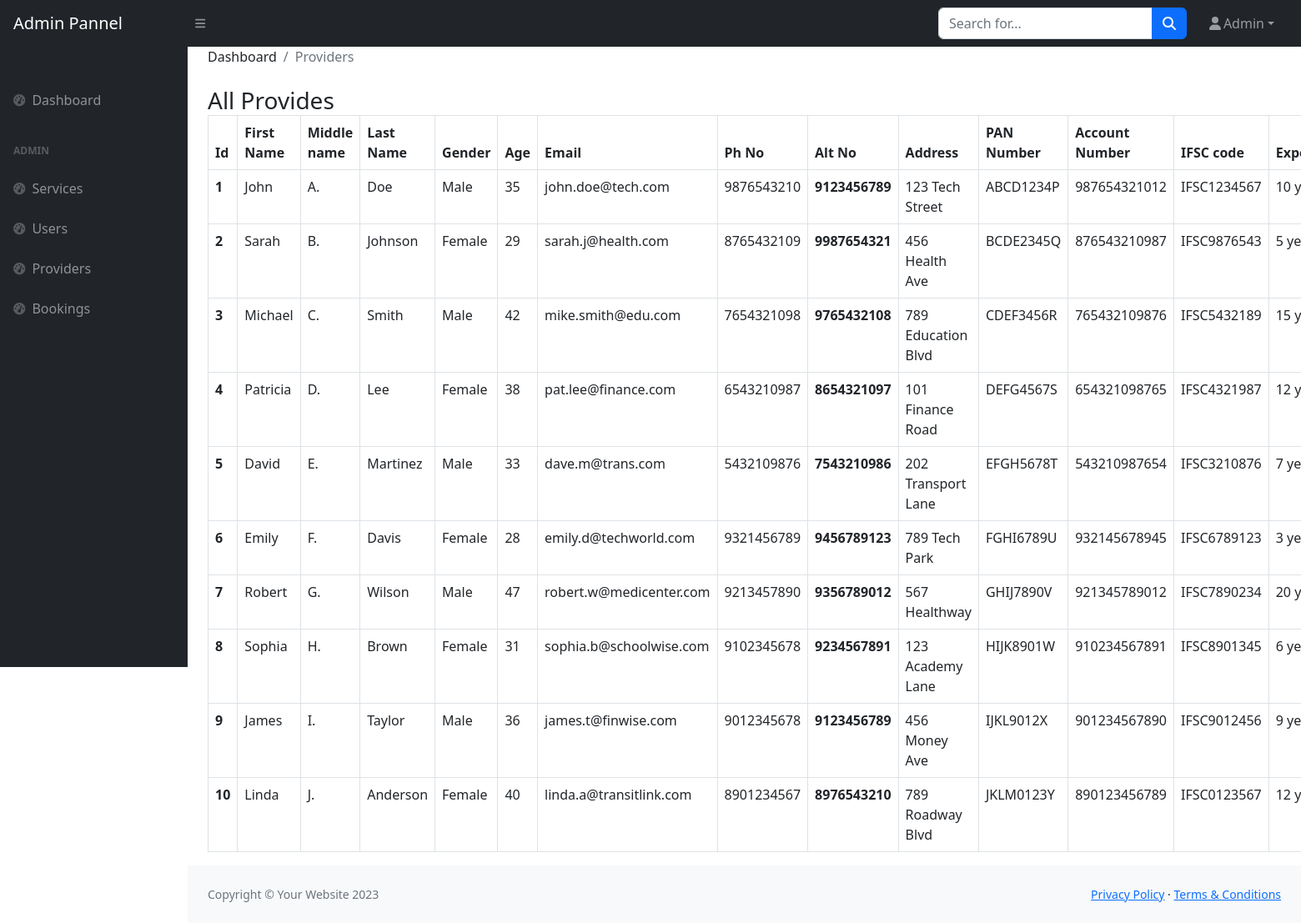
Screenshot of /admin/providers.php (signed in) with the database file from the repository.
### tables this page shows
CREATE TABLE `provider` (
  `pid` int(11) NOT NULL,
  `provider_category_id` int(11) DEFAULT 0,
  `fname` varchar(50) NOT NULL,
  `mname` varchar(50) DEFAULT NULL,
  `lname` varchar(50) NOT NULL,
  `gender` enum('Male','Female','Other') NOT NULL,
  `age` int(11) NOT NULL,
  `email` varchar(50) NOT NULL,
  `con_num` bigint(20) NOT NULL,
  `alt_num` bigint(20) DEFAULT NULL,
  `address` text NOT NULL,
  `password` varchar(255) NOT NULL,
  `pan_card` varchar(20) NOT NULL,
  `acc_num` bigint(20) NOT NULL,
  `ifsc` varchar(255) NOT NULL,
  `experience` varchar(255) DEFAULT NULL,
  `photo` varchar(255) DEFAULT NULL,
  `certificate` varchar(255) DEFAULT NULL,
  `aadhaar` varchar(255) DEFAULT NULL,
  `created_at` timestamp NOT NULL DEFAULT current_timestamp(),
  `updated_at` timestamp NOT NULL DEFAULT current_timestamp() ON UPDATE current_timestamp(),
  `is_deleted` tinyint(1) NOT NULL DEFAULT 0,
  `is_verified` int(11) NOT NULL DEFAULT 0,
  `is_banned` int(11) NOT NULL DEFAULT 0
);

### admin/providers.php (the view, shortened to what this page needs)
<?php require("./components/header.php") ?>
<main>
    <div class="container-fluid px-4">
        <ol class="breadcrumb mb-4">
            <li class="breadcrumb-item">Dashboard</li>
            <li class="breadcrumb-item active">Providers</li>
        </ol>
    </div>
    <div class="container-fluid px-4">
        <h3 class="mb-0">All Provides</h3>
        <table class="table table-bordered table-hover">
            <thead>
                <tr>
                    <th scope="col">Id</th>
                    <th scope="col">First Name</th>
                    <th scope="col">Middle name</th>
                    <th scope="col">Last Name</th>
                    <th scope="col">Gender</th>
                    <th scope="col">Age</th>
                    <th scope="col">Email</th>
                    <th scope="col">Ph No</th>
                    <th scope="col">Alt No</th>
                    <th scope="col">Address</th>
                    <th scope="col">PAN Number</th>
                    <th scope="col">Account Number</th>
                    <th scope="col">IFSC code</th>
                    <th scope="col">Experience</th>
                </tr>
            </thead>
            <tbody>
                <?php
                $sql = "SELECT * FROM provider;";
                $result = mysqli_query($conn, $sql) or die(mysqli_error($conn));
                if (mysqli_num_rows($result) > 0) {
                    while ($row = mysqli_fetch_assoc($result)) {
                ?>
                        <tr>
                            <th><?php echo $row['pid'] ?></th>
                            <td><?php echo $row['fname'] ?></td>
                            <td><?php echo $row['mname'] ?></td>
                            <td><?php echo $row['lname'] ?></td>
                            <td><?php echo $row['gender'] ?></td>
                            <td><?php echo $row['age'] ?></td>
                            <td><?php echo $row['email'] ?></td>
                            <td><?php echo $row['con_num'] ?></th>
                            <th><?php echo $row['alt_num'] ?></td>
                            <td><?php echo $row['address'] ?></td>
                            <td><?php echo $row['pan_card'] ?></td>
                            <td><?php echo $row['acc_num'] ?></td>
                            <td><?php echo $row['ifsc'] ?></td>
                            <td><?php echo $row['experience'] ?></th>
                        </tr>
                <?php
                    }
                } else {
                    echo "No record found";
                }
                ?>
            </tbody>
        </table>
    </div>
</main>
<?php require('./components/footer.php') ?>

### rows the page displays
provider: pid "1", fname "John", mname "A.", lname "Doe", gender "Male", age "35", email "john.doe@tech.com", con_num "9876543210", alt_num "9123456789", address "123 Tech Street", pan_card "ABCD1234P", acc_num "987654321012", ifsc "IFSC1234567", experience "10…"
provider: pid "2", fname "Sarah", mname "B.", lname "Johnson", gender "Female", age "29", email "sarah.j@health.com", con_num "8765432109", alt_num "9987654321", address "456 Health Ave", pan_card "BCDE2345Q", acc_num "876543210987", ifsc "IFSC9876543", experience "5…"
provider: pid "3", fname "Michael", mname "C.", lname "Smith", gender "Male", age "42", email "mike.smith@edu.com", con_num "7654321098", alt_num "9765432108", address "789 Education Blvd", pan_card "CDEF3456R", acc_num "765432109876", ifsc "IFSC5432189", experience "15…"
provider: pid "4", fname "Patricia", mname "D.", lname "Lee", gender "Female", age "38", email "pat.lee@finance.com", con_num "6543210987", alt_num "8654321097", address "101 Finance Road", pan_card "DEFG4567S", acc_num "654321098765", ifsc "IFSC4321987", experience "12…"
provider: pid "5", fname "David", mname "E.", lname "Martinez", gender "Male", age "33", email "dave.m@trans.com", con_num "5432109876", alt_num "7543210986", address "202 Transport Lane", pan_card "EFGH5678T", acc_num "543210987654", ifsc "IFSC3210876", experience "7…"
provider: pid "6", fname "Emily", mname "F.", lname "Davis", gender "Female", age "28", email "emily.d@techworld.com", con_num "9321456789", alt_num "9456789123", address "789 Tech Park", pan_card "FGHI6789U", acc_num "932145678945", ifsc "IFSC6789123", experience "3…"
provider: pid "7", fname "Robert", mname "G.", lname "Wilson", gender "Male", age "47", email "robert.w@medicenter.com", con_num "9213457890", alt_num "9356789012", address "567 Healthway", pan_card "GHIJ7890V", acc_num "921345789012", ifsc "IFSC7890234", experience "20…"
provider: pid "8", fname "Sophia", mname "H.", lname "Brown", gender "Female", age "31", email "sophia.b@schoolwise.com", con_num "9102345678", alt_num "9234567891", address "123 Academy Lane", pan_card "HIJK8901W", acc_num "910234567891", ifsc "IFSC8901345", experience "6…"
provider: pid "9", fname "James", mname "I.", lname "Taylor", gender "Male", age "36", email "james.t@finwise.com", con_num "9012345678", alt_num "9123456789", address "456 Money Ave", pan_card "IJKL9012X", acc_num "901234567890", ifsc "IFSC9012456", experience "9…"
provider: pid "10", fname "Linda", mname "J.", lname "Anderson", gender "Female", age "40", email "linda.a@transitlink.com", con_num "8901234567", alt_num "8976543210", address "789 Roadway Blvd", pan_card "JKLM0123Y", acc_num "890123456789", ifsc "IFSC0123567", experience "12…"

### other values shown
$_SESSION['a_info']['aname'] "Admin"
